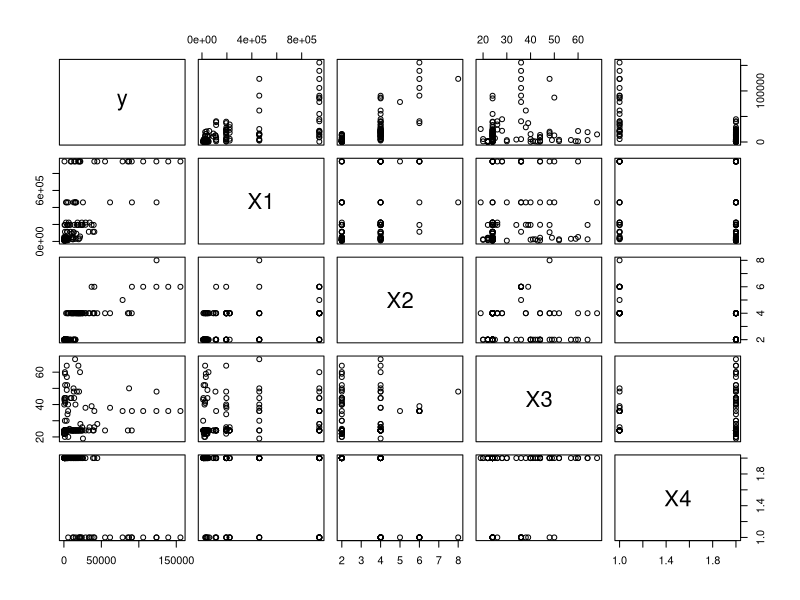

Reproduce this figure in R.
#1. load data
trafficdata_raw = read.table("aadt.txt", header = FALSE) #must place the csv file same level as this working file
View(trafficdata_raw)
dim(trafficdata_raw) #121   8

#2. Graphic display of the observed data
trafficdata = data.frame(
  y = trafficdata_raw$V1,
  X1 = trafficdata_raw$V2,
  X2 = trafficdata_raw$V3,
  X3 = trafficdata_raw$V4,
  X4 = trafficdata_raw$V5
)
#scatter plot matrix
plot(trafficdata)

#3. Modeling multiple linear regression with R
mlr = lm(y~X1+X2+X3+X4, data = trafficdata)
summary(mlr)


#4. Adequacy checking (From the viewpoint of the fitted model)

#4.1 Statistical tests for model adequacy

#extract summary statistics
mlr_summary <- summary(mlr)
cat("F-statistic and R-squared:\n")
cat("F-statistic:", mlr_summary$fstatistic[1], "on", 
    mlr_summary$fstatistic[2], "and", mlr_summary$fstatistic[3], "DF\n")
cat("p-value:", pf(mlr_summary$fstatistic[1], 
                   mlr_summary$fstatistic[2], 
                   mlr_summary$fstatistic[3], 
                   lower.tail = FALSE), "\n")
cat("Multiple R-squared:", mlr_summary$r.squared, "\n")
cat("Adjusted R-squared:", mlr_summary$adj.r.squared, "\n\n")

# t-tests for individual coefficients
cat("t-tests for individual coefficients:\n")
coefficients_table <- mlr_summary$coefficients
print(coefficients_table)

#interpretation of t-tests
cat("\nInterpretation of t-tests:\n")
for(i in 1:nrow(coefficients_table)) {
  predictor_name <- rownames(coefficients_table)[i]
  t_value <- coefficients_table[i, "t value"]
  p_value <- coefficients_table[i, "Pr(>|t|)"]
  
  significance <- ifelse(p_value < 0.001, "***",
                        ifelse(p_value < 0.01, "**",
                              ifelse(p_value < 0.05, "*",
                                    ifelse(p_value < 0.1, ".", " "))))
  
  cat(sprintf("H0: β_%s = 0: t = %.3f, p-value = %.4f %s\n", 
              ifelse(i==1, "0 (Intercept)", 
                     ifelse(predictor_name=="X1", "1", 
                            ifelse(predictor_name=="X2", "2", 
                                   ifelse(predictor_name=="X3", "3", "4")))), 
              t_value, p_value, significance))
}

#F-test for overall model significance
cat("\nOverall Model F-test:\n")
cat("H0: β1 = β2 = β3 = β4 = 0\n")
cat("H1: At least one βj ≠ 0\n")
f_pvalue <- pf(mlr_summary$fstatistic[1], 
               mlr_summary$fstatistic[2], 
               mlr_summary$fstatistic[3], 
               lower.tail = FALSE)
cat("F-statistic:", round(mlr_summary$fstatistic[1], 3), "\n")
cat("p-value:", format.pval(f_pvalue), "\n")

if(f_pvalue < 0.05) {
  cat("Conclusion: Reject H0 - The model is statistically significant.\n")
} else {
  cat("Conclusion: Fail to reject H0 - The model is not statistically significant.\n")
}

#R-squared interpretation
cat("\nR-squared Interpretation:\n")
cat("The model explains", round(mlr_summary$r.squared * 100, 1), 
    "% of the variance in AADT.\n")
cat("Adjusted R-squared (penalized for number of predictors):", 
    round(mlr_summary$adj.r.squared * 100, 1), "%\n")

#check if model simplification is needed
cat("\n=== Variable Significance Assessment ===\n")
significant_vars <- rownames(coefficients_table)[coefficients_table[, "Pr(>|t|)"] < 0.05]
non_significant_vars <- rownames(coefficients_table)[coefficients_table[, "Pr(>|t|)"] >= 0.05 & 
                                                     rownames(coefficients_table) != "(Intercept)"]

if(length(non_significant_vars) > 0) {
  cat("Potentially non-significant predictors (p ≥ 0.05):", 
      paste(non_significant_vars, collapse = ", "), "\n")
  cat("Consider removing these variables to simplify the model.\n")
} else {
  cat("All predictors are statistically significant at α = 0.05 level.\n")
}

if(length(significant_vars) > 1) { #excluding the intercept
  cat("Significant predictors:", 
      paste(significant_vars[significant_vars != "(Intercept)"], collapse = ", "), "\n")
}
